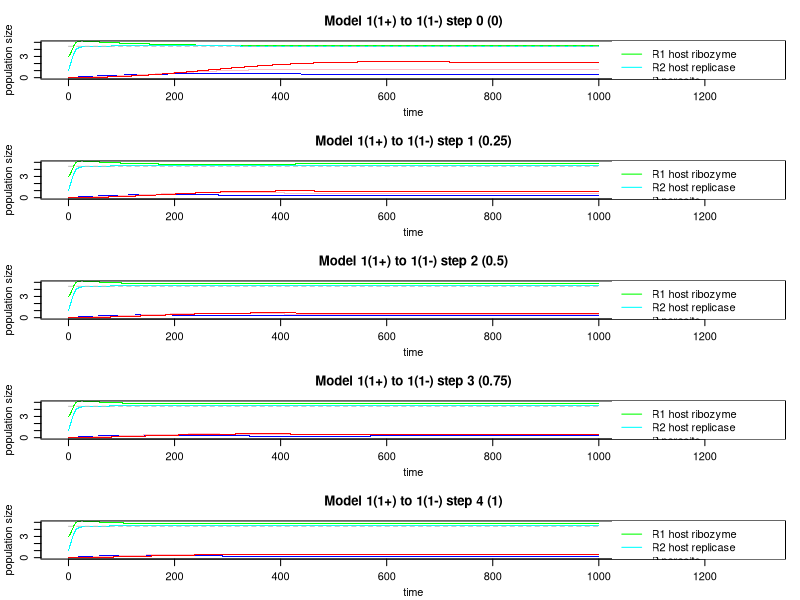

Write R code to recreate this figure.
# R code to generate the figures of the manuscript
#
# Birth of immunity in early life: stepwise emergence of resistance and
# immunity to complex molecular parasites via progressively degenerating
# hyperparasites
#
# Copyright (c) 2023, Christian Iseli, Bernard Conrad, Joseph A. Curran and Magnus Pirovino
#

# From Model 1(1+) to 1(1-) ∶ transition from hyperparasitism to antiparasitism: show stepwise transition in one (or more) pictures

dt <- 0.25
m <- 4000
a <- 0.05
b <- 0.06
c <- 0.02
d_0 <- 0.05
e <- 0.1
theta_P_0 <- 0.04
theta_F2_0 <- 0.04
alpha <- 0.005 #  inflow rate of parasite P into habitat
beta <- 0.1 # trigger parameter of replicase R2 producing F1 upon encounter with P
delta_1 <- 0.07
delta_2 <- 0.0005
delta_3_0 <- 0.05
transition_steps <- 4
d_R2 <- 0.01 
d_R1 <- 0.01 
d_P <- 0.01
d_F1 <- 0.01
d_F2 <- 0.01   
q_P <- 2
q_F1 <- 10.0
q_F2 <- 10.0
K <- 10.0

# initial conditions setting:
R2_0 <- 1.0
R1_0 <- 3.0
P_0 <- 0.0
F1_0 <- 0.0
F2_0 <- 0.0

pdf('Fig5.pdf',paper="a4",width=0,height=0)
op <- par(mfrow = c(transition_steps+1,1), mgp = c(2,.8,0), mar = 0.1+c(3,3,3,1))

for (j in 0:transition_steps) {
  # Construct first row of results

  r <- as.data.frame(matrix(
    c(0.0,
      R2_0,
      R1_0,
      P_0,
      F1_0,
      F2_0),
    nrow=1, ncol=6, byrow=TRUE))

  colnames(r) <- c("t","R2","R1","P","F1","F2")

  # transition parameters
  eta      <- j / transition_steps
  d        <- d_0        * (1 - eta)
  delta_3  <- delta_3_0  * (1 - eta)
  theta_P  <- theta_P_0  * eta
  theta_F2 <- theta_F2_0 * eta

  # Construct more rows, based on the last one

  for (k in 1:m) {
    Pi_uppercase <- (1 - (r$R1[k] + r$R2[k] + r$P[k] / q_P + r$F1[k] / q_F1 + r$F2[k] / q_F2) / K)
    R2 <- r$R2[k] + dt * ((a * r$R1[k] * r$R1[k] - delta_2 * r$R1[k] *r$F1[k]) * Pi_uppercase                                       - d_R2 * r$R2[k])
    R1 <- r$R1[k] + dt * ((b * r$R2[k] * r$R1[k] - delta_1 * r$R2[k] *r$P[k])  * Pi_uppercase                                       - d_R1 * r$R1[k])
    P  <- r$P[k]  + dt * ((c * r$R2[k] * r$P[k]  - delta_3 * r$F2[k] *r$P[k])  * Pi_uppercase + alpha - theta_P  * r$F2[k] * r$P[k] - d_P  * r$P[k])
    F1 <- r$F1[k] + dt * ((d * r$F2[k] * r$P[k]  + beta    * r$R2[k] *r$P[k])  * Pi_uppercase                                       - d_F1 * r$F1[k])
    F2 <- r$F2[k] + dt * ( e * r$R1[k] * r$F1[k]                               * Pi_uppercase         - theta_F2 * r$F2[k] * r$P[k] - d_F2 * r$F2[k])
    t  <- r$t[k] + dt

    # create the full row and add
    y <- cbind(t, R2, R1, P, F1, F2, deparse.level = 0)
    colnames(y) <- c("t","R2","R1","P","F1","F2")
    r <- rbind(r, y)
  }
  print(paste("R1 is", R1, "R2 is", R2))

  # plot the computed data
  plot(r$t,r$R1,col="green", main=paste0("Model 1(1+) to 1(1-) step ",j," (",eta,")"), xlab="time", ylab="population size", pch=".", ylim=c(0,5), xlim=c(0,1300))
  points(r$t,r$R2,col="cyan", pch=".")
  points(r$t,r$P,col="blue", pch=".")
  points(r$t,r$F1,col="pink", pch=".")
  points(r$t,r$F2,col="red", pch=".")
  lines(x=c(0,1000), y=rep(4.44,2), col="grey", lty=2, lwd=1)
  legend("topright", c("R1 host ribozyme", "R2 host replicase", "P parasite", "F1 prototemplate", "F2 protoreplicase/antibody", "population size = 4.44"),
         lty = c(1,1,1,1,1,2), col = c("green","cyan","blue","red","pink","grey"), box.lwd = 0)
}

dev.off()
#
